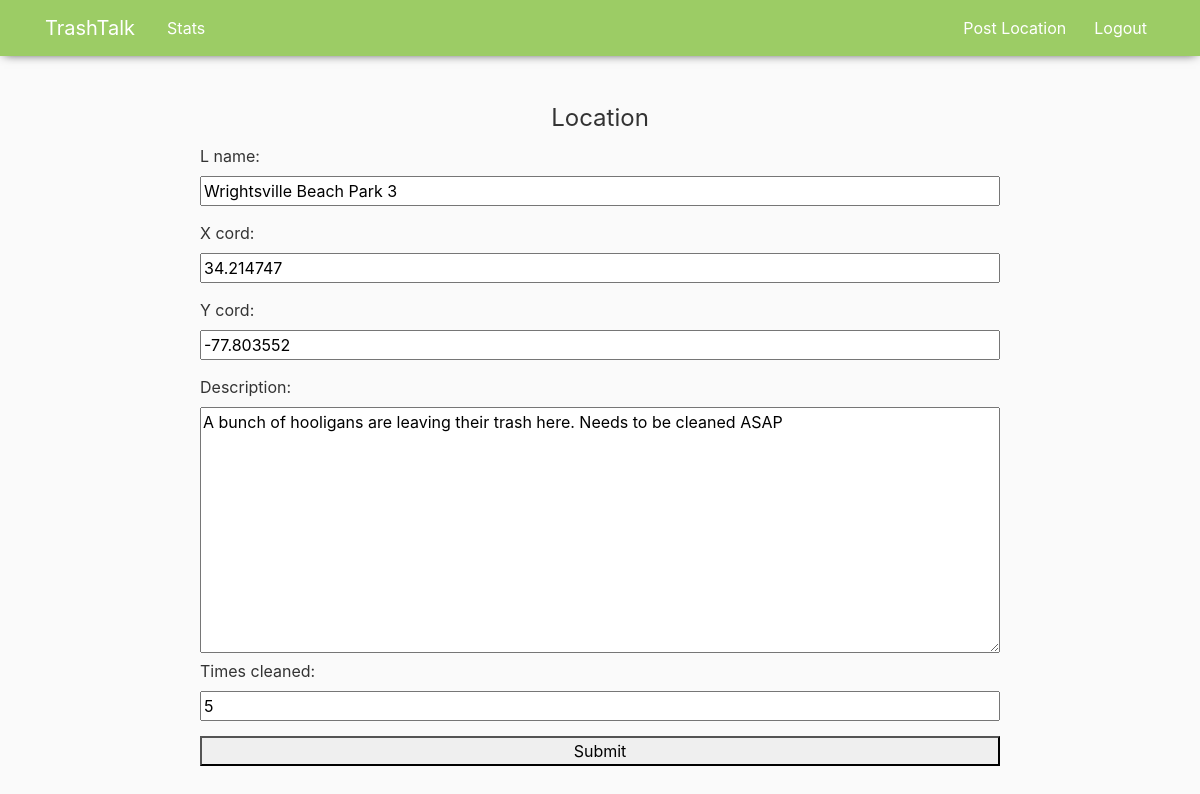
/post/eb20c434-d453-47c7-9864-28c2099e2538/update/ (signed in), run on an earlier commit of the app's database.
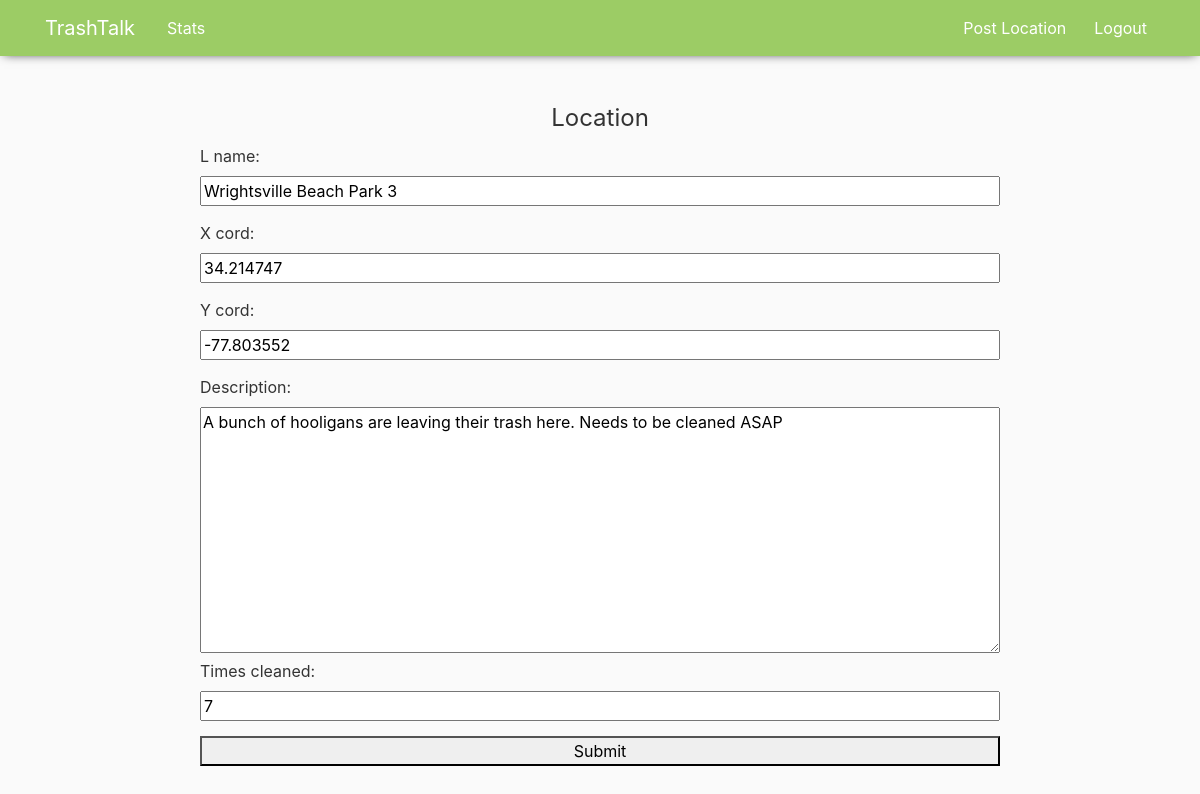
And on a later commit of the database.
### blog/models.py (models this page shows, shortened)
class Location(models.Model):
    l_id = models.UUIDField(primary_key=True, default=uuid.uuid4, editable=False)
    l_name = models.CharField(max_length = 100)
    x_cord = models.FloatField()
    y_cord = models.FloatField()
    description = models.TextField()
    times_cleaned = models.IntegerField()

### blog/views.py (the view, shortened to what this page needs)
# urls.py: path('post/<pk>/update/', PostUpdateView.as_view(), name='post-update'),
class PostUpdateView(UpdateView):
    model = Location
    fields = ['l_name', 'x_cord', 'y_cord', 'description', 'times_cleaned']

### blog/templates/blog/location_form.html (shortened to what this page needs)
{% extends "blog/base.html" %}
{% block content %}
    <div>
        <form method="POST">
            <fieldset>
                <legend>Location</legend>
                {{form}}
            </fieldset>
            <button type = "submit">Submit</button>
        </form>
    </div>
{% endblock content %}

What changed in the data, as far as the page shows it:
changed Location "Wrightsville Beach Park 3": times_cleaned "5" → "7"
